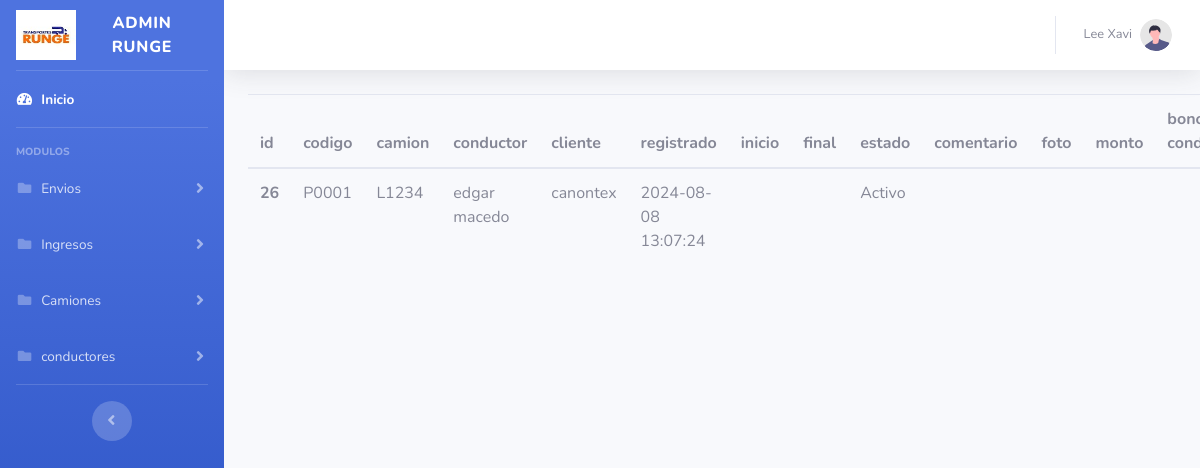
Page /php/ViewEnvios.php on the committed database.
### tables this page shows
CREATE TABLE `envios` (
  `idEnvio` int(11) NOT NULL,
  `idCamionFk` int(11) DEFAULT NULL,
  `idConductorFk` int(11) DEFAULT NULL,
  `idClienteFk` int(11) DEFAULT NULL,
  `fechaRegistrada` datetime NOT NULL,
  `fechaInicio` datetime DEFAULT NULL,
  `fechaFinal` datetime DEFAULT NULL,
  `estadoEnvio` int(11) NOT NULL,
  `comentarioEnvio` text DEFAULT NULL,
  `rutaFotoEnvio` varchar(255) DEFAULT NULL,
  `montoViaje` double DEFAULT NULL,
  `bonoConductor` double DEFAULT NULL,
  `bonoPeoneta` int(11) DEFAULT NULL,
  `codigoEnvio` varchar(100) DEFAULT NULL
);

CREATE TABLE `camion` (
  `camionId` int(11) NOT NULL,
  `descripcionCamion` varchar(100) DEFAULT NULL,
  `placaCamion` varchar(150) NOT NULL,
  `cubicajeCamion` int(11) NOT NULL,
  `estado` int(11) DEFAULT NULL
);

CREATE TABLE `conductor` (
  `idconductor` int(11) NOT NULL,
  `completenameconductor` varchar(255) NOT NULL,
  `fechaingresoconductor` datetime NOT NULL,
  `iduserfk` int(11) NOT NULL
);

CREATE TABLE `cliente` (
  `clienteId` int(11) NOT NULL,
  `nombreCliente` varchar(100) DEFAULT NULL,
  `SucursalPrincipal` varchar(255) NOT NULL
);

### php/envios.php (called while the page is built, shortened)
<?php
function listEnvios($con){
    $mensaje = "no hay envios registrados";
    $gestores = [];
    $sqlconductores = "SELECT * from envios";
    $resultConductores = $con->query($sqlconductores);
    if ($resultConductores->num_rows > 0) {
        while ($rowConductores = $resultConductores->fetch_assoc()) {
            $gestores[] = $rowConductores;
        }
    } else {
        return $mensaje;
    }
    return $gestores;
}
?>

### php/camiones.php (called while the page is built, shortened)
<?php
function listarCamionesPorId($con,$id)
{
    $mensaje = "no hay camiones que coinciden con este id: ".$id;
    $camiones = [];
    $sqlCamiones = "SELECT* from camion WHERE camionId=$id;";
    $resultcamiones = $con->query($sqlCamiones);
    if ($resultcamiones->num_rows > 0) {
        while ($rowCamiones = $resultcamiones->fetch_assoc()) {
            $camiones[] = $rowCamiones;
        }
    } else {
        return $mensaje;
    }
    return $camiones;
}
?>

### php/conductores.php (called while the page is built, shortened)
<?php
function listarconductoresPorId($con,$id){
    $mensaje = "no hay conductores registrados con el id :".$id;
    $usuarios = [];
    $sqlUsarios = "SELECT* from conductor WHERE idconductor=$id;";
    $resultUsuarios = $con->query($sqlUsarios);
    if ($resultUsuarios->num_rows > 0) {
        while ($rowUsuarios = $resultUsuarios->fetch_assoc()) {
            $usuarios[] = $rowUsuarios;
        }
    } else {
        return $mensaje;
    }
    return $usuarios;
}
?>

### php/clientes.php (called while the page is built, shortened)
<?php
function listarClientesPorId($con,$id){
    $mensaje = "no hay clientes registrados";
    $gestores = [];
    $sqlconductores = "SELECT * from cliente WHERE clienteid='$id'";
    $resultConductores = $con->query($sqlconductores);
    if ($resultConductores->num_rows > 0) {
        while ($rowConductores = $resultConductores->fetch_assoc()) {
            $gestores[] = $rowConductores;
        }
    } else {
        return $mensaje;
    }
    return $gestores;
}
?>

### php/ViewEnvios.php (the view, shortened to what this page needs)
<?php
include_once('conection.php');
include_once('camiones.php');
include_once('envios.php');
include_once('conductores.php');
include_once('clientes.php');
$envios=listEnvios($conexion);
?>
<!DOCTYPE html>
<html lang="en">
<head>
    <link href="../vendor/fontawesome-free/css/all.min.css" rel="stylesheet" type="text/css">
    <link href="../css/sb-admin-2.min.css" rel="stylesheet">
</head>
<body id="page-top">
    <div id="wrapper">
        <ul class="navbar-nav bg-gradient-primary sidebar sidebar-dark accordion" id="accordionSidebar">
            <a class="sidebar-brand d-flex align-items-center justify-content-center" href="admin">
                <div class="sidebar-brand-icon">
                    <img src="../assetspersonal/img/logorunge.jpg" alt="" width="60" height="50">
                </div>
                <div class="sidebar-brand-text mx-3">Admin runge</div>
            </a>
            <hr class="sidebar-divider my-0">
            <li class="nav-item active">
                <a class="nav-link" href="index.html">
                    <i class="fas fa-fw fa-tachometer-alt"></i>
                    <span>Inicio</span></a>
            </li>
            <hr class="sidebar-divider">
            <div class="sidebar-heading">
                Modulos
            </div>
            <li class="nav-item">
                <a class="nav-link collapsed" href="#" data-toggle="collapse" data-target="#collapsePages" aria-expanded="true" aria-controls="collapsePages">
                    <i class="fas fa-fw fa-folder"></i>
                    <span>Envios</span>
                </a>
            </li>
            <li class="nav-item">
                <a class="nav-link collapsed" href="#" data-toggle="collapse" data-target="#collapsePagesingresosManuales"
                    aria-expanded="true" aria-controls="collapsePagesingresosManuales">
                    <i class="fas fa-fw fa-folder"></i>
                    <span>Ingresos</span>
                </a>
            </li>
            <li class="nav-item">
                <a class="nav-link collapsed" href="#" data-toggle="collapse" data-target="#collapsePagescamiones" aria-expanded="true" aria-controls="collapsePages">
                    <i class="fas fa-fw fa-folder"></i>
                    <span>Camiones</span>
                </a>
            </li>
            <li class="nav-item">
                <a class="nav-link collapsed" href="#" data-toggle="collapse" data-target="#collapsePagesconductores" aria-expanded="true" aria-controls="collapsePages">
                    <i class="fas fa-fw fa-folder"></i>
                    <span>conductores</span>
                </a>
            </li>
            <hr class="sidebar-divider d-none d-md-block">
            <div class="text-center d-none d-md-inline">
                <button class="rounded-circle border-0" id="sidebarToggle"></button>
            </div>
        </ul>
        <div id="content-wrapper" class="d-flex flex-column">
            <div id="content">
                <nav class="navbar navbar-expand navbar-light bg-white topbar mb-4 static-top shadow">
                    <ul class="navbar-nav ml-auto">
                        <li class="nav-item dropdown no-arrow">
                            <a class="nav-link dropdown-toggle" href="#" id="userDropdown" role="button" data-toggle="dropdown" aria-haspopup="true" aria-expanded="false">
                                <span class="mr-2 d-none d-lg-inline text-gray-600 small">Lee Xavi</span>
                                <img class="img-profile rounded-circle" src="../img/undraw_profile.svg">
                            </a>
                        </li>
                    </ul>
                </nav>
                <div class="container-fluid">
                    <table class="table">
                        <thead>
                            <tr>
                                <th scope="col">id</th>
                                <th scope="col">codigo</th>
                                <th scope="col">camion</th>
                                <th scope="col">conductor</th>
                                <th scope="col">cliente</th>
                                <th scope="col">registrado</th>
                                <th scope="col">inicio</th>
                                <th scope="col">final</th>
                                <th scope="col">estado</th>
                                <th scope="col">comentario</th>
                                <th scope="col">foto</th>
                                <th scope="col">monto</th>
                                <th scope="col">bono conductor</th>
                            </tr>
                        </thead>
                        <tbody>
                            <?php
                                $tipodeRespuesta=gettype($envios);
                                if($tipodeRespuesta =='array'){
                                foreach ($envios as $envio) {
                                $estadoString='';
                                if ($envio['estadoEnvio']==1) {
                                    $estadoString='Activo';
                                }else if($envio['estadoEnvio']==2){
                                    $estadoString='iniciado';
                                }else if($envio['estadoEnvio']==3){
                                    $estadoString='terminado';
                                }
                                $camion=listarCamionesPorId($conexion,$envio['idCamionFk']);
                                $conductor=listarconductoresPorId($conexion,$envio['idConductorFk']);
                                $cliente=listarClientesPorId($conexion,$envio['idClienteFk']);
                                echo '
                                <tr>
                                <th scope="row">'.$envio['idEnvio'].'</th>
                                <td>'.$envio['codigoEnvio'].'</td>
                                <td>'.$camion[0]['placaCamion'].'</td>
                                <td>'.$conductor[0]['completenameconductor'].'</td>
                                <td>'.$cliente[0]['nombreCliente'].'</td>
                                <td>'.$envio['fechaRegistrada'].'</td>
                                <td>'.$envio['fechaInicio'].'</td>
                                <td>'.$envio['fechaFinal'].'</td>
                                <td>'.$estadoString.'</td>
                                <td>'.$envio['comentarioEnvio'].'</td>
                                <td>'.$envio['rutaFotoEnvio'].'</td>
                                <td>'.$envio['montoViaje'].'</td>
                                <td>'.$envio['bonoConductor'].'</td>
                                <td>'.$envio['bonoPeoneta'].'</td>
                                <td>
                                <form action="detalleEnvio" method="POST">
                                <input type="hidden" id="linkFoto" name="idEnvio" value="'.$envio['idEnvio'].'" />
                                <button type="submit" class="btn btn-success">Ver</button>
                                </form>
                                </td>
                                 <td>
                                <form action="editarEnvioView" method="POST">
                                <input type="hidden" id="linkFoto" name="idEnvio" value="'.$envio['idEnvio'].'" />
                                <button type="submit" class="btn btn-warning">editar</button>
                                </form>
                                </td>
                                 </tr>
                                ';
                            }}else if($tipodeRespuesta=='string'){
                                echo $subSucursales;
                            }
                            ?>
                        </tbody>
                    </table>
                </div>
            </div>
        </div>
</body>
</html>

### rows in the picture
envios: idEnvio "26", codigoEnvio "P0001", idCamionFk.placaCamion "L1234", idConductorFk.completenameconductor "edgar macedo", idClienteFk.nombreCliente "canontex", fechaRegistrada "2024-08-08 13:07:24", estadoEnvio "Activo"
